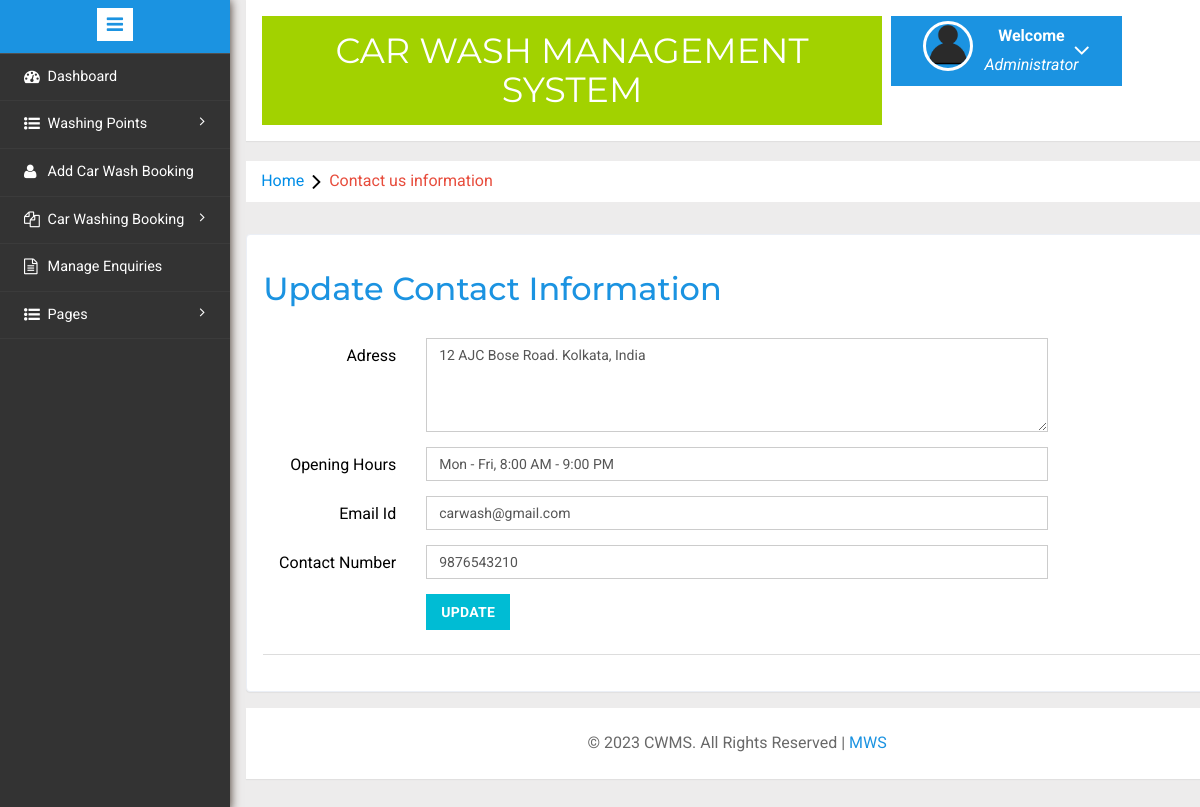
The page /admin/contact.php (signed in) on the database its author committed.
### tables this page shows
CREATE TABLE `tblpages` (
  `id` int(11) NOT NULL,
  `type` varchar(255) DEFAULT '',
  `detail` longtext DEFAULT NULL,
  `openignHrs` varchar(255) DEFAULT NULL,
  `phoneNumber` bigint(20) DEFAULT NULL,
  `emailId` varchar(120) DEFAULT NULL
);

### admin/contact.php (the view, shortened to what this page needs)
<?php
include('includes/config.php');
if(strlen($_SESSION['alogin'])==0)
	{
header('location:index.php');
}
else{
	?>
<!DOCTYPE HTML>
<html>
<head>
<link href="css/bootstrap.min.css" rel='stylesheet' type='text/css' />
<link href="css/style.css" rel='stylesheet' type='text/css' />
<link rel="stylesheet" href="css/morris.css" type="text/css"/>
<link href="css/font-awesome.css" rel="stylesheet">
<link rel="stylesheet" href="css/icon-font.min.css" type='text/css' />
</head>
<body>
   <div class="page-container">
<div class="left-content">
	   <div class="mother-grid-inner">
<?php include('includes/header.php');?>
				</div>
	<ol class="breadcrumb">
                <li class="breadcrumb-item"><a href="dashboard.php">Home</a><i class="fa fa-angle-right"></i>Contact us information</li>
            </ol>
 	<div class="grid-form">
  <div class="grid-form1">
  	       <h3>Update Contact Information</h3>
<?php
$sql = "SELECT * from tblpages where type='contact'";
$query = $dbh -> prepare($sql);
$query->execute();
$results=$query->fetchAll(PDO::FETCH_OBJ);
foreach($results as $result)
{
?>
  	         <div class="tab-content">
						<div class="tab-pane active" id="horizontal-form">
							<form class="form-horizontal" name="washingpoint" method="post" enctype="multipart/form-data">
<div class="form-group">
									<label for="focusedinput" class="col-sm-2 control-label">Adress</label>
									<div class="col-sm-8">
										<textarea class="form-control" name="address" id="address" placeholder="Address" required rows="4"><?php   echo $result->detail; ?></textarea>
									</div>
								</div>
								<div class="form-group">
									<label for="focusedinput" class="col-sm-2 control-label">Opening Hours</label>
									<div class="col-sm-8">
										<input type="text" class="form-control" name="openinghrs" id="openinghrs" placeholder="Opening Hour" value="<?php   echo $result->openignHrs; ?>" required>
									</div>
								</div>
<div class="form-group">
									<label for="focusedinput" class="col-sm-2 control-label">Email Id</label>
									<div class="col-sm-8">
										<input type="email" class="form-control" name="emailid" id="emailid" placeholder="Email Id" required value="<?php   echo $result->emailId; ?>">
									</div>
								</div>
<div class="form-group">
									<label for="focusedinput" class="col-sm-2 control-label">Contact Number</label>
									<div class="col-sm-8">
										<input type="text" class="form-control" name="contactno" id="contactno" placeholder="Contact Number" required value="<?php   echo $result->phoneNumber; ?>">
									</div>
								</div>
								<div class="row">
			<div class="col-sm-8 col-sm-offset-2">
				<button type="submit" name="update" class="btn-primary btn">Update</button>
			</div>
		</div>
					</div>
     <?php }  ?>
      <div class="panel-footer">
	 </div>
  </div>
 	</div>
<?php include('includes/footer.php');?>
</div>
</div>
					<?php include('includes/sidebarmenu.php');?>
							</div>
</body>
</html>
<?php } ?>

### rows shown on the page
tblpages: address "12 AJC Bose Road. Kolkata, India", openinghrs "Mon - Fri, 8:00 AM - 9:00 PM", emailid "carwash@gmail.com", contactno "9876543210"
